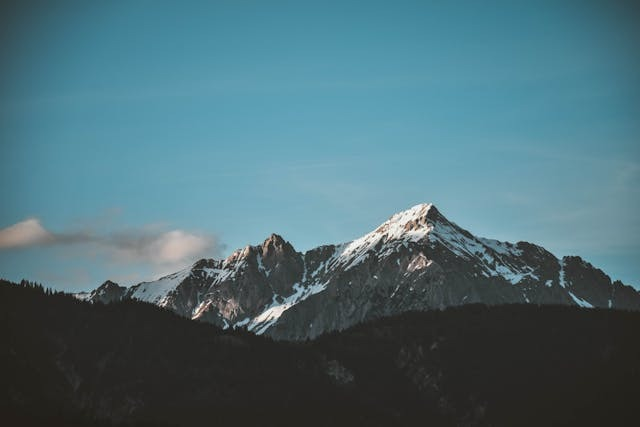
#> input picture images/mountain.jpg, 640 x 427 px
$ jupyter execute 07_edge_detection.ipynb   (text cells are left out)
#> lines starting #> are read from the running program, lines starting #| are printed output that depends on the picture; after the words box and inside, x2 and y2 are one past the last pixel; in counts of white or black regions, pixels touching at a corner belong together
[cell 1]
import cv2 as cv
import numpy as np
MOUNTAIN_PATH = "../images/mountain.jpg"

[cell 2]
img = cv.imread(MOUNTAIN_PATH, cv.IMREAD_GRAYSCALE)
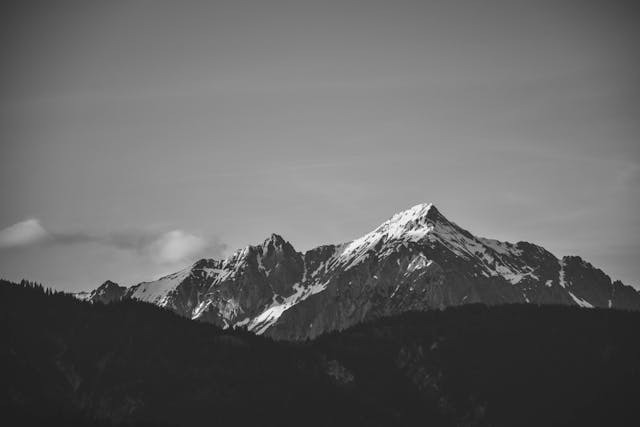
#> img: shape (427, 640); min 16, max 255, mean 100.5
canny = cv.Canny(img, 50, 150)
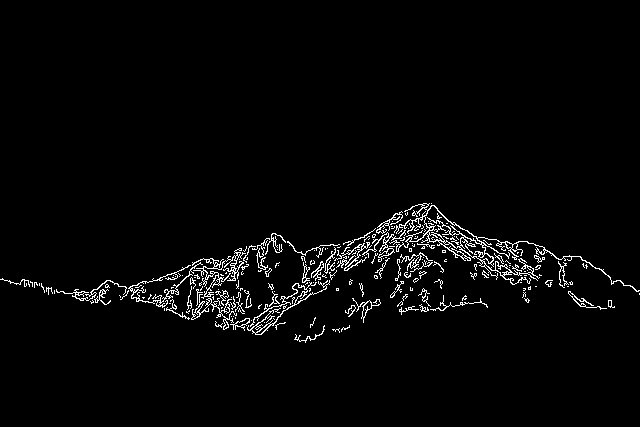
#> canny: shape (427, 640); 2.7% white in thin lines or dots, all inside (x1, y1, x2, y2) = (0, 203, 640, 343)

cv.imshow("img", img)
cv.imshow("canny", canny)

cv.waitKey(0)
cv.destroyAllWindows()
cv.waitKey(1)

[cell 3]
img = cv.imread(MOUNTAIN_PATH, cv.IMREAD_GRAYSCALE)

name = "Canny"
cv.namedWindow(name)

cv.createTrackbar("threshold1", name, 50, 255, lambda x:x)
cv.createTrackbar("threshold2", name, 150, 255, lambda x:x)

while True:
    threshold1 = cv.getTrackbarPos("threshold1", name)
    threshold2 = cv.getTrackbarPos("threshold2", name)

    canny = cv.Canny(img, threshold1, threshold2)

    cv.imshow(name, canny)

    if cv.waitKey(1) == ord("q"):
#> (key q is pressed here)
        break

cv.destroyAllWindows()
cv.waitKey(1)

[cell 4]
# 실습3. 캠 화면에 검출

cap = cv.VideoCapture(0)

name = "Canny"
cv.namedWindow(name)

cv.createTrackbar("threshold1", name, 50, 255, lambda x:x)
cv.createTrackbar("threshold2", name, 150, 255, lambda x:x)

while cap.isOpened():
    ret, frame = cap.read()
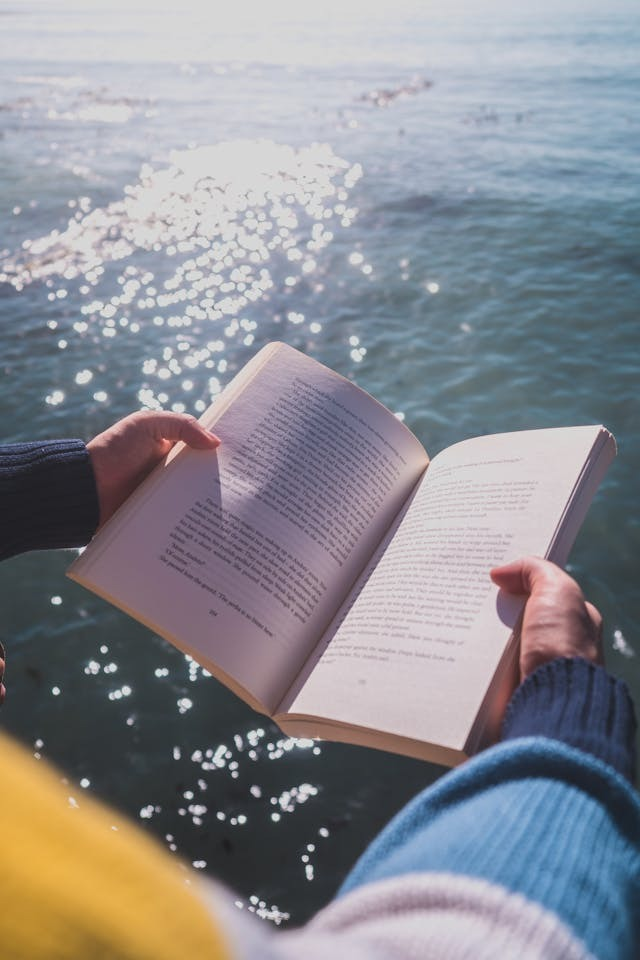
#> input picture images/book.jpg, 640 x 960 px, given in place of the camera
#> frame is the input picture: shape (960, 640, 3); mean B, G, R 145.7, 139.7, 139.4

    if not ret:
        break

    threshold1 = cv.getTrackbarPos("threshold1", name)
    threshold2 = cv.getTrackbarPos("threshold2", name)

    gray = cv.cvtColor(frame, cv.COLOR_BGR2GRAY)
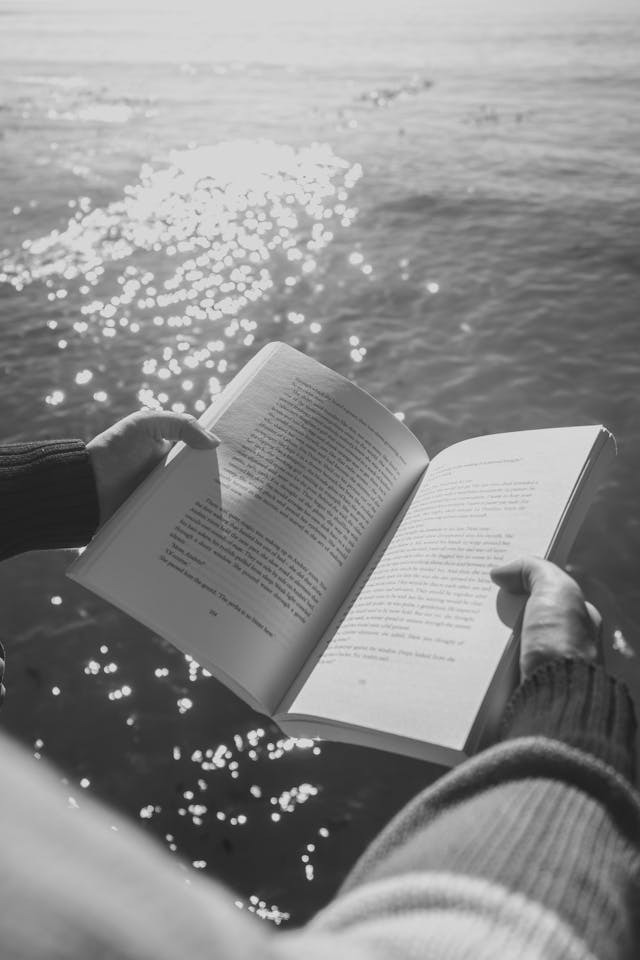
#> gray: shape (960, 640); min 17, max 234, mean 140.3
    canny = cv.Canny(gray, threshold1, threshold2)
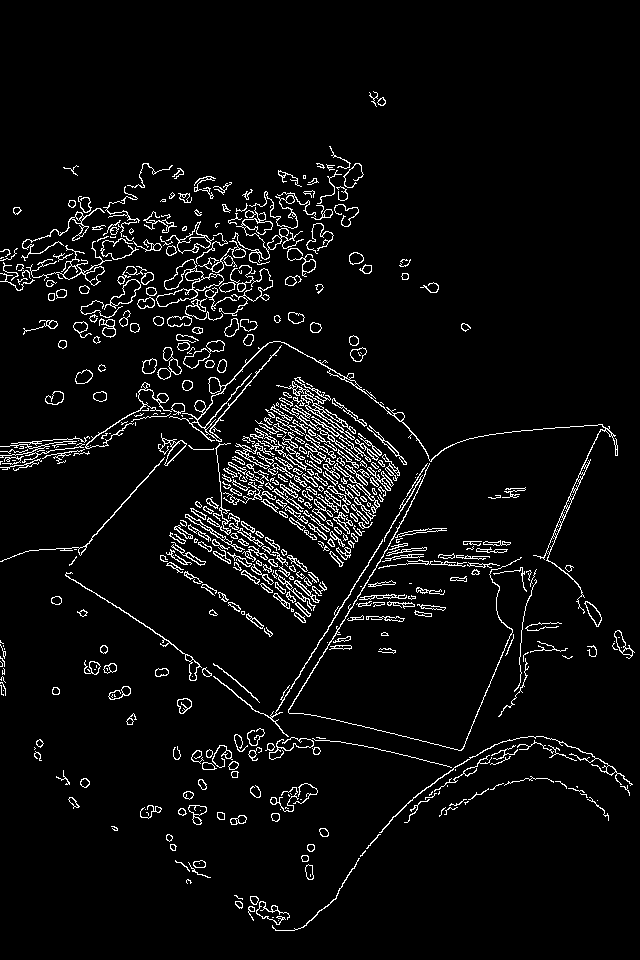
#> canny: shape (960, 640); 4.9% white in thin lines or dots, all inside (x1, y1, x2, y2) = (0, 91, 635, 931)

    cv.imshow(name, canny)

    if cv.waitKey(1) == ord("q"):
#> (key q is pressed here)
        break

cap.release()
cv.destroyAllWindows()
cv.waitKey(1)

[cell 5]
img = cv.imread("../images/dog.jpg", cv.IMREAD_GRAYSCALE)
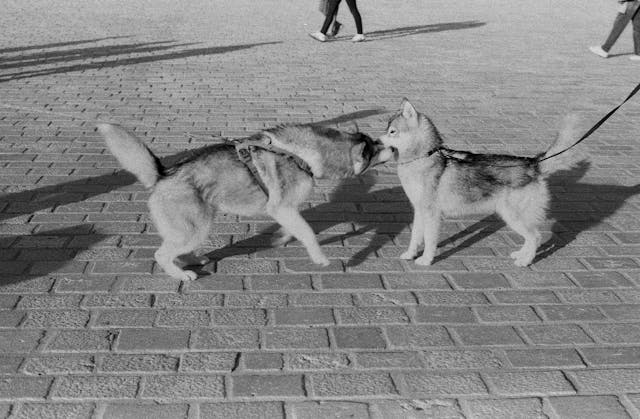
#> input picture images/dog.jpg, 640 x 419 px
#> img is the input picture: shape (419, 640); min 0, max 221, mean 133

blur = cv.GaussianBlur(img, (5,5), 0)

canny = cv.Canny(img, 50, 150)
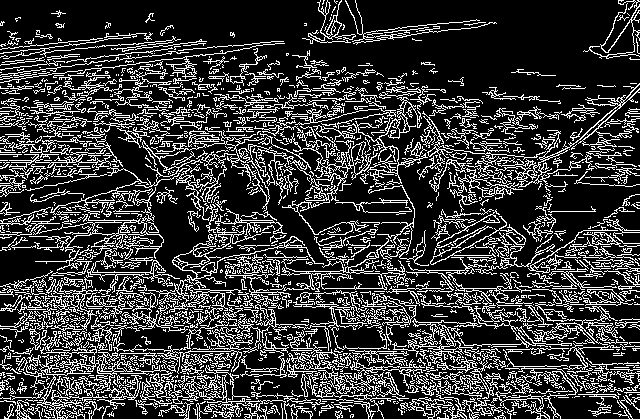
#> canny: shape (419, 640); 22.6% white in thin lines or dots
canny_blur = cv.Canny(blur, 50, 150)
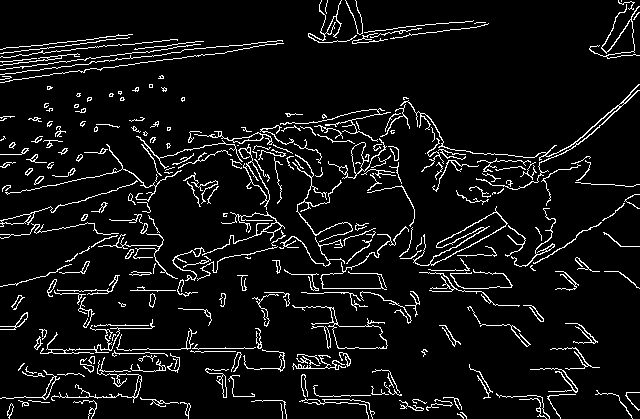
#> canny_blur: shape (419, 640); 7% white in thin lines or dots

cv.imshow("img", canny)
cv.imshow("blur", canny_blur)

cv.waitKey(0)
cv.destroyAllWindows()
cv.waitKey(1)
